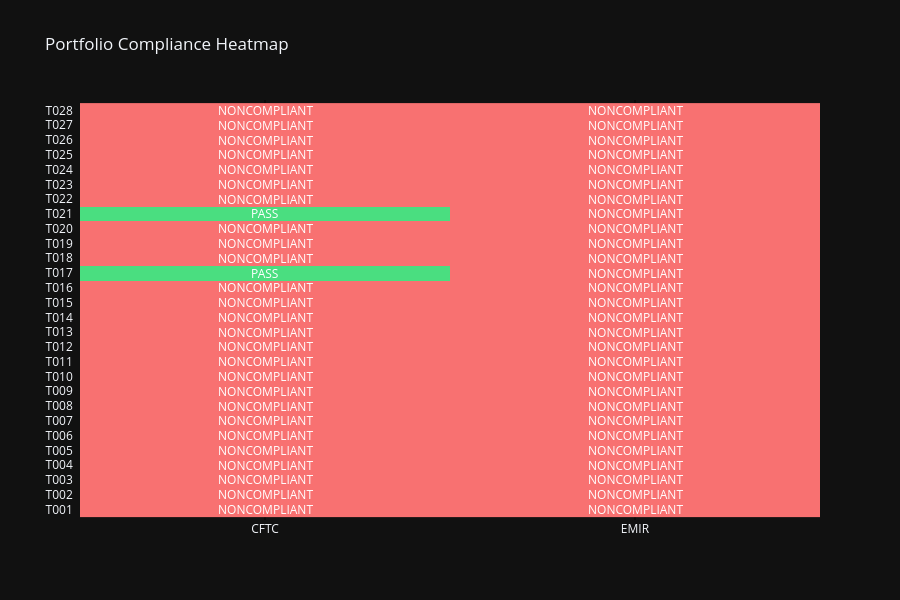

The notebook cell this image was saved under:
### Code cell
# ======================
# Chart 1：Portfolio compliance heatmap:
print("1. Portfolio compliance heatmap")

compliance_map = {}
for c in compliance_results:
    tid = c["trade_id"]
    regime = c["regime"]
    status = c["status"]
    if tid not in compliance_map:
        compliance_map[tid] = {}
    compliance_map[tid][regime] = status

trade_ids = [t["trade_id"] for t in parsed_trades]
heatmap_data = []
annotations = []

for tid in trade_ids:
    cftc = compliance_map.get(tid, {}).get("CFTC", "NONCOMPLIANT")
    emir = compliance_map.get(tid, {}).get("EMIR", "NONCOMPLIANT")
    val_cftc = 2 if cftc == "PASS" else 0
    val_emir = 2 if emir == "PASS" else 0
    heatmap_data.append([val_cftc, val_emir])
    annotations.append([cftc, emir])

fig = ff.create_annotated_heatmap(
    z=heatmap_data,
    x=["CFTC", "EMIR"],
    y=trade_ids,
    annotation_text=annotations,
    colorscale=[
        [0, "#f87171"],
        [1, "#4ade80"]
    ],
    showscale=False
)


fig.update_xaxes(side="bottom")

fig.update_layout(
    title="Portfolio Compliance Heatmap",
    height=600,
    font=dict(size=12)
)


fig.show()

### Figure 1 — Plotly figure (JSON) as saved in the notebook; plotly's stock layout.template omitted (floating-point values rounded to 4 significant figures)
{"data": [{"colorscale": [[0, "#f87171"], [1, "#4ade80"]], "reversescale": false, "showscale": false, "x": ["CFTC", "EMIR"], "y": ["T001", "T002", "T003", "T004", "T005", "T006", "T007", "T008", "T009", "T010", "T011", "T012", "T013", "T014", "T015", "T016", "T017", "T018", "T019", "T020", "T021", "T022", "T023", "T024", "T025", "T026", "T027", "T028"], "z": [[0, 0], [0, 0], [0, 0], [0, 0], [0, 0], [0, 0], [0, 0], [0, 0], [0, 0], [0, 0], [0, 0], [0, 0], [0, 0], [0, 0], [0, 0], [0, 0], [2, 0], [0, 0], [0, 0], [0, 0], [2, 0], [0, 0], [0, 0], [0, 0], [0, 0], [0, 0], [0, 0], [0, 0]], "type": "heatmap"}], "layout": {"annotations": [{"font": {"color": "#FFFFFF"}, "showarrow": false, "text": "NONCOMPLIANT", "x": "CFTC", "xref": "x", "y": "T001", "yref": "y"}, {"font": {"color": "#FFFFFF"}, "showarrow": false, "text": "NONCOMPLIANT", "x": "EMIR", "xref": "x", "y": "T001", "yref": "y"}, {"font": {"color": "#FFFFFF"}, "showarrow": false, "text": "NONCOMPLIANT", "x": "CFTC", "xref": "x", "y": "T002", "yref": "y"}, {"font": {"color": "#FFFFFF"}, "showarrow": false, "text": "NONCOMPLIANT", "x": "EMIR", "xref": "x", "y": "T002", "yref": "y"}, {"font": {"color": "#FFFFFF"}, "showarrow": false, "text": "NONCOMPLIANT", "x": "CFTC", "xref": "x", "y": "T003", "yref": "y"}, {"font": {"color": "#FFFFFF"}, "showarrow": false, "text": "NONCOMPLIANT", "x": "EMIR", "xref": "x", "y": "T003", "yref": "y"}, {"font": {"color": "#FFFFFF"}, "showarrow": false, "text": "NONCOMPLIANT", "x": "CFTC", "xref": "x", "y": "T004", "yref": "y"}, {"font": {"color": "#FFFFFF"}, "showarrow": false, "text": "NONCOMPLIANT", "x": "EMIR", "xref": "x", "y": "T004", "yref": "y"}, {"font": {"color": "#FFFFFF"}, "showarrow": false, "text": "NONCOMPLIANT", "x": "CFTC", "xref": "x", "y": "T005", "yref": "y"}, {"font": {"color": "#FFFFFF"}, "showarrow": false, "text": "NONCOMPLIANT", "x": "EMIR", "xref": "x", "y": "T005", "yref": "y"}, {"font": {"color": "#FFFFFF"}, "showarrow": false, "text": "NONCOMPLIANT", "x": "CFTC", "xref": "x", "y": "T006", "yref": "y"}, {"font": {"color": "#FFFFFF"}, "showarrow": false, "text": "NONCOMPLIANT", "x": "EMIR", "xref": "x", "y": "T006", "yref": "y"}, {"font": {"color": "#FFFFFF"}, "showarrow": false, "text": "NONCOMPLIANT", "x": "CFTC", "xref": "x", "y": "T007", "yref": "y"}, {"font": {"color": "#FFFFFF"}, "showarrow": false, "text": "NONCOMPLIANT", "x": "EMIR", "xref": "x", "y": "T007", "yref": "y"}, {"font": {"color": "#FFFFFF"}, "showarrow": false, "text": "NONCOMPLIANT", "x": "CFTC", "xref": "x", "y": "T008", "yref": "y"}, {"font": {"color": "#FFFFFF"}, "showarrow": false, "text": "NONCOMPLIANT", "x": "EMIR", "xref": "x", "y": "T008", "yref": "y"}, {"font": {"color": "#FFFFFF"}, "showarrow": false, "text": "NONCOMPLIANT", "x": "CFTC", "xref": "x", "y": "T009", "yref": "y"}, {"font": {"color": "#FFFFFF"}, "showarrow": false, "text": "NONCOMPLIANT", "x": "EMIR", "xref": "x", "y": "T009", "yref": "y"}, {"font": {"color": "#FFFFFF"}, "showarrow": false, "text": "NONCOMPLIANT", "x": "CFTC", "xref": "x", "y": "T010", "yref": "y"}, {"font": {"color": "#FFFFFF"}, "showarrow": false, "text": "NONCOMPLIANT", "x": "EMIR", "xref": "x", "y": "T010", "yref": "y"}, {"font": {"color": "#FFFFFF"}, "showarrow": false, "text": "NONCOMPLIANT", "x": "CFTC", "xref": "x", "y": "T011", "yref": "y"}, {"font": {"color": "#FFFFFF"}, "showarrow": false, "text": "NONCOMPLIANT", "x": "EMIR", "xref": "x", "y": "T011", "yref": "y"}, {"font": {"color": "#FFFFFF"}, "showarrow": false, "text": "NONCOMPLIANT", "x": "CFTC", "xref": "x", "y": "T012", "yref": "y"}, {"font": {"color": "#FFFFFF"}, "showarrow": false, "text": "NONCOMPLIANT", "x": "EMIR", "xref": "x", "y": "T012", "yref": "y"}, {"font": {"color": "#FFFFFF"}, "showarrow": false, "text": "NONCOMPLIANT", "x": "CFTC", "xref": "x", "y": "T013", "yref": "y"}, {"font": {"color": "#FFFFFF"}, "showarrow": false, "text": "NONCOMPLIANT", "x": "EMIR", "xref": "x", "y": "T013", "yref": "y"}, {"font": {"color": "#FFFFFF"}, "showarrow": false, "text": "NONCOMPLIANT", "x": "CFTC", "xref": "x", "y": "T014", "yref": "y"}, {"font": {"color": "#FFFFFF"}, "showarrow": false, "text": "NONCOMPLIANT", "x": "EMIR", "xref": "x", "y": "T014", "yref": "y"}, {"font": {"color": "#FFFFFF"}, "showarrow": false, "text": "NONCOMPLIANT", "x": "CFTC", "xref": "x", "y": "T015", "yref": "y"}, {"font": {"color": "#FFFFFF"}, "showarrow": false, "text": "NONCOMPLIANT", "x": "EMIR", "xref": "x", "y": "T015", "yref": "y"}, {"font": {"color": "#FFFFFF"}, "showarrow": false, "text": "NONCOMPLIANT", "x": "CFTC", "xref": "x", "y": "T016", "yref": "y"}, {"font": {"color": "#FFFFFF"}, "showarrow": false, "text": "NONCOMPLIANT", "x": "EMIR", "xref": "x", "y": "T016", "yref": "y"}, {"font": {"color": "#FFFFFF"}, "showarrow": false, "text": "PASS", "x": "CFTC", "xref": "x", "y": "T017", "yref": "y"}, {"font": {"color": "#FFFFFF"}, "showarrow": false, "text": "NONCOMPLIANT", "x": "EMIR", "xref": "x", "y": "T017", "yref": "y"}, {"font": {"color": "#FFFFFF"}, "showarrow": false, "text": "NONCOMPLIANT", "x": "CFTC", "xref": "x", "y": "T018", "yref": "y"}, {"font": {"color": "#FFFFFF"}, "showarrow": false, "text": "NONCOMPLIANT", "x": "EMIR", "xref": "x", "y": "T018", "yref": "y"}, {"font": {"color": "#FFFFFF"}, "showarrow": false, "text": "NONCOMPLIANT", "x": "CFTC", "xref": "x", "y": "T019", "yref": "y"}, {"font": {"color": "#FFFFFF"}, "showarrow": false, "text": "NONCOMPLIANT", "x": "EMIR", "xref": "x", "y": "T019", "yref": "y"}, {"font": {"color": "#FFFFFF"}, "showarrow": false, "text": "NONCOMPLIANT", "x": "CFTC", "xref": "x", "y": "T020", "yref": "y"}, {"font": {"color": "#FFFFFF"}, "showarrow": false, "text": "NONCOMPLIANT", "x": "EMIR", "xref": "x", "y": "T020", "yref": "y"}, {"font": {"color": "#FFFFFF"}, "showarrow": false, "text": "PASS", "x": "CFTC", "xref": "x", "y": "T021", "yref": "y"}, {"font": {"color": "#FFFFFF"}, "showarrow": false, "text": "NONCOMPLIANT", "x": "EMIR", "xref": "x", "y": "T021", "yref": "y"}, {"font": {"color": "#FFFFFF"}, "showarrow": false, "text": "NONCOMPLIANT", "x": "CFTC", "xref": "x", "y": "T022", "yref": "y"}, {"font": {"color": "#FFFFFF"}, "showarrow": false, "text": "NONCOMPLIANT", "x": "EMIR", "xref": "x", "y": "T022", "yref": "y"}, {"font": {"color": "#FFFFFF"}, "showarrow": false, "text": "NONCOMPLIANT", "x": "CFTC", "xref": "x", "y": "T023", "yref": "y"}, {"font": {"color": "#FFFFFF"}, "showarrow": false, "text": "NONCOMPLIANT", "x": "EMIR", "xref": "x", "y": "T023", "yref": "y"}, {"font": {"color": "#FFFFFF"}, "showarrow": false, "text": "NONCOMPLIANT", "x": "CFTC", "xref": "x", "y": "T024", "yref": "y"}, {"font": {"color": "#FFFFFF"}, "showarrow": false, "text": "NONCOMPLIANT", "x": "EMIR", "xref": "x", "y": "T024", "yref": "y"}, {"font": {"color": "#FFFFFF"}, "showarrow": false, "text": "NONCOMPLIANT", "x": "CFTC", "xref": "x", "y": "T025", "yref": "y"}, {"font": {"color": "#FFFFFF"}, "showarrow": false, "text": "NONCOMPLIANT", "x": "EMIR", "xref": "x", "y": "T025", "yref": "y"}, {"font": {"color": "#FFFFFF"}, "showarrow": false, "text": "NONCOMPLIANT", "x": "CFTC", "xref": "x", "y": "T026", "yref": "y"}, {"font": {"color": "#FFFFFF"}, "showarrow": false, "text": "NONCOMPLIANT", "x": "EMIR", "xref": "x", "y": "T026", "yref": "y"}, {"font": {"color": "#FFFFFF"}, "showarrow": false, "text": "NONCOMPLIANT", "x": "CFTC", "xref": "x", "y": "T027", "yref": "y"}, {"font": {"color": "#FFFFFF"}, "showarrow": false, "text": "NONCOMPLIANT", "x": "EMIR", "xref": "x", "y": "T027", "yref": "y"}, {"font": {"color": "#FFFFFF"}, "showarrow": false, "text": "NONCOMPLIANT", "x": "CFTC", "xref": "x", "y": "T028", "yref": "y"}, {"font": {"color": "#FFFFFF"}, "showarrow": false, "text": "NONCOMPLIANT", "x": "EMIR", "xref": "x", "y": "T028", "yref": "y"}], "xaxis": {"dtick": 1, "gridcolor": "rgb(0, 0, 0)", "side": "bottom", "ticks": ""}, "yaxis": {"dtick": 1, "ticks": "", "ticksuffix": "  "}, "font": {"size": 12}, "title": {"text": "Portfolio Compliance Heatmap"}, "height": 600}}
